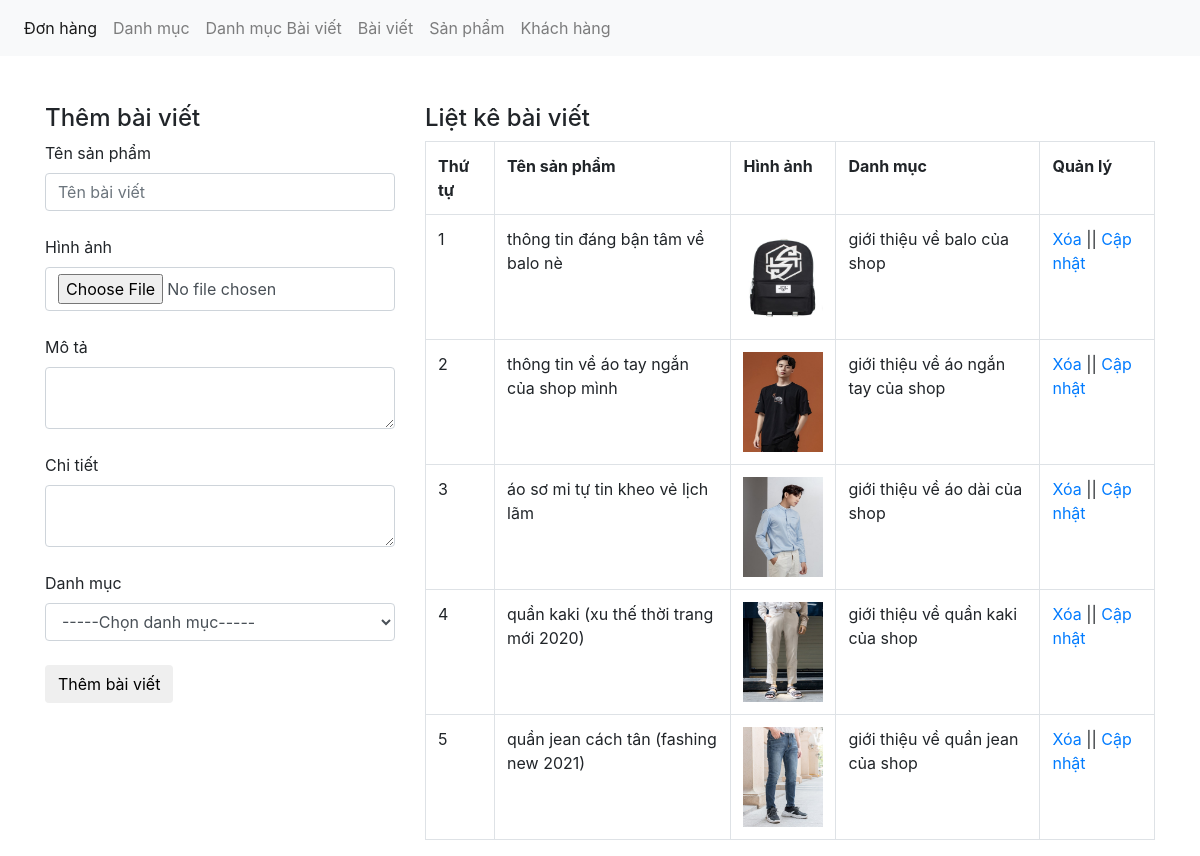
Page /admin/xulybaiviet.php on the committed database.
### tables this page shows
CREATE TABLE `tbl_baiviet` (
  `baiviet_id` int(11) NOT NULL,
  `tenbaiviet` varchar(100) NOT NULL,
  `tomtat` text NOT NULL,
  `noidung` text NOT NULL,
  `danhmuctin_id` int(11) NOT NULL,
  `baiviet_image` varchar(50) NOT NULL
);

CREATE TABLE `tbl_danhmuc_tin` (
  `danhmuctin_id` int(11) NOT NULL,
  `tendanhmuc` varchar(100) NOT NULL
);

### admin/xulybaiviet.php (the view, shortened to what this page needs)
<?php
	include('../db/connect.php');
?>
<!DOCTYPE html>
<html lang="en">
<head>
	<link href="../css/bootstrap.css" rel="stylesheet" type="text/css" media="all" />
</head>
<body>
	<nav class="navbar navbar-expand-lg navbar-light bg-light">
	  <div class="collapse navbar-collapse" id="navbarNav">
	    <ul class="navbar-nav">
	      <li class="nav-item active">
	        <a class="nav-link" href="xulydonhang.php">Đơn hàng <span class="sr-only">(current)</span></a>
	      </li>
	      <li class="nav-item">
	        <a class="nav-link" href="xulydanhmuc.php">Danh mục</a>
	      </li>
	       <li class="nav-item">
	        <a class="nav-link" href="xulydanhmucbaiviet.php">Danh mục Bài viết</a>
	      </li>
	       <li class="nav-item">
	        <a class="nav-link" href="xulybaiviet.php">Bài viết</a>
	      </li>
	      <li class="nav-item">
	        <a class="nav-link" href="xulysanpham.php">Sản phẩm</a>
	      </li>
	       <li class="nav-item">
	        <a class="nav-link" href="xulykhachhang.php">Khách hàng</a>
	      </li>
	    </ul>
	  </div>
	</nav><br><br>
	<div class="container">
		<div class="row">
		<?php
			if(isset($_GET['quanly'])=='capnhat'){
				$id_capnhat = $_GET['capnhat_id'];
				$sql_capnhat = mysqli_query($con,"SELECT * FROM tbl_baiviet WHERE baiviet_id='$id_capnhat'");
				$row_capnhat = mysqli_fetch_array($sql_capnhat);
				$id_category_1 = $row_capnhat['danhmuctin_id'];
				?>
				<div class="col-md-4">
				<h4>Cập nhật bài viết</h4>
				<form action="" method="POST" enctype="multipart/form-data">
					<label>Tên bài viết</label>
					<input type="text" class="form-control" name="tenbaiviet" value="<?php echo $row_capnhat['tenbaiviet'] ?>"><br>
					<input type="hidden" class="form-control" name="id_update" value="<?php echo $row_capnhat['baiviet_id'] ?>">
					<label>Hình ảnh</label>
					<input type="file" class="form-control" name="hinhanh"><br>
					<img src="../uploads/<?php echo $row_capnhat['baiviet_image'] ?>" height="80" width="80"><br>
					<label>Mô tả</label>
					<textarea class="form-control" rows="10" name="mota"><?php echo $row_capnhat['tomtat'] ?></textarea><br>
					<label>Chi tiết</label>
					<textarea class="form-control" rows="10" name="chitiet"><?php echo $row_capnhat['noidung'] ?></textarea><br>
					<label>Danh mục</label>
					<?php
					$sql_danhmuc = mysqli_query($con,"SELECT * FROM tbl_danhmuc_tin ORDER BY danhmuctin_id DESC");
					?>
					<select name="danhmuc" class="form-control">
						<option value="0">-----Chọn danh mục-----</option>
						<?php
						while($row_danhmuc = mysqli_fetch_array($sql_danhmuc)){
							if($id_category_1==$row_danhmuc['danhmuctin_id']){
						?>
						<option selected value="<?php echo $row_danhmuc['danhmuctin_id'] ?>"><?php echo $row_danhmuc['tendanhmuc'] ?></option>
						<?php
							}else{
						?>
						<option value="<?php echo $row_danhmuc['danhmuctin_id'] ?>"><?php echo $row_danhmuc['tendanhmuc'] ?></option>
						<?php
							}
						}
						?>
					</select><br>
					<input type="submit" name="capnhatbaiviet" value="Cập nhật bài viết" class="btn btn-default">
				</form>
				</div>
			<?php
			}else{
				?>
				<div class="col-md-4">
				<h4>Thêm bài viết</h4>
				<form action="" method="POST" enctype="multipart/form-data">
					<label>Tên sản phẩm</label>
					<input type="text" class="form-control" name="tenbaiviet" placeholder="Tên bài viết"><br>
					<label>Hình ảnh</label>
					<input type="file" class="form-control" name="hinhanh"><br>
					<label>Mô tả</label>
					<textarea class="form-control" name="mota"></textarea><br>
					<label>Chi tiết</label>
					<textarea class="form-control" name="chitiet"></textarea><br>
					<label>Danh mục</label>
					<select name="danhmuc" class="form-control">
						<option value="0">-----Chọn danh mục-----</option>
					</select><br>
					<input type="submit" name="thembaiviet" value="Thêm bài viết" class="btn btn-default">
				</form>
				</div>
				<?php
			}
				?>
			<div class="col-md-8">
				<h4>Liệt kê bài viết</h4>
				<?php
				$sql_select_bv = mysqli_query($con,"SELECT * FROM tbl_baiviet,tbl_danhmuc_tin WHERE tbl_baiviet.danhmuctin_id=tbl_danhmuc_tin.danhmuctin_id ORDER BY tbl_baiviet.baiviet_id DESC");
				?>
				<table class="table table-bordered ">
					<tr>
						<th>Thứ tự</th>
						<th>Tên sản phẩm</th>
						<th>Hình ảnh</th>
						<th>Danh mục</th>
						<th>Quản lý</th>
					</tr>
					<?php
					$i = 0;
					while($row_bv = mysqli_fetch_array($sql_select_bv)){
						$i++;
					?>
					<tr>
						<td><?php echo $i ?></td>
						<td><?php echo $row_bv['tenbaiviet'] ?></td>
						<td><img src="../uploads/<?php echo $row_bv['baiviet_image'] ?>" height="100" width="80"></td>
						<td><?php echo $row_bv['tendanhmuc'] ?></td>
						<td><a href="?xoa=<?php echo $row_bv['baiviet_id'] ?>">Xóa</a> || <a href="xulybaiviet.php?quanly=capnhat&capnhat_id=<?php echo $row_bv['baiviet_id'] ?>">Cập nhật</a></td>
					</tr>
				<?php
					}
					?>
				</table>
			</div>
		</div>
	</div>
</body>
</html>

### rows in the picture
tbl_baiviet: tenbaiviet "thông tin đáng bận tâm về balo nè", baiviet_image (picture), danhmuctin.tendanhmuc "giới thiệu về balo của shop"
tbl_baiviet: tenbaiviet "thông tin về áo tay ngắn của shop mình", baiviet_image (picture), danhmuctin.tendanhmuc "giới thiệu về áo ngắn tay của shop"
tbl_baiviet: tenbaiviet "áo sơ mi tự tin kheo vẻ lịch lãm", baiviet_image (picture), danhmuctin.tendanhmuc "giới thiệu về áo dài của shop"
tbl_baiviet: tenbaiviet "quần kaki (xu thế thời trang mới 2020)", baiviet_image (picture), danhmuctin.tendanhmuc "giới thiệu về quần kaki của shop"
tbl_baiviet: tenbaiviet "quần jean cách tân (fashing new 2021)", baiviet_image (picture), danhmuctin.tendanhmuc "giới thiệu về quần jean của shop"
